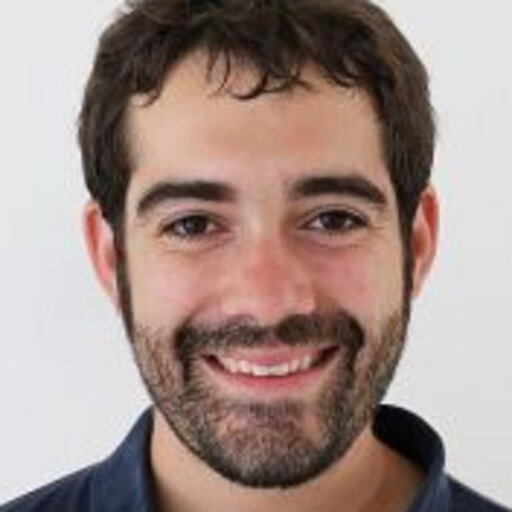
//> input picture Lab3/image.jpg, 512 x 512 px
$ ./lab3 image.jpg   (built with g++ and OpenCV 4)
//> lines starting //> are read from the running program, lines starting //| are printed output that depends on the picture
#include <opencv2/opencv.hpp>
#include <iostream>

using namespace cv;
using namespace std;


Mat to442_grayscale(Mat image, uint16_t num_rows, uint16_t num_cols) {
    cv::Mat grayImage(num_rows, num_cols, CV_8UC1);

    for(int row = 0; row < num_rows; row++) {
        for(int col = 0; col < num_cols; col++) {
            cv::Vec3b pixel = image.at<cv::Vec3b>(row, col);

            int blue = pixel[0];
            int green = pixel[1];
            int red = pixel[2];

            float gray = 0.2126 * red + 0.7152 * green + 0.0722 * blue;
            grayImage.at<uchar>(row, col) = gray;
        }
    }
    return grayImage;
}

Mat to442_sobel(Mat grayImage, uint16_t num_rows, uint16_t num_cols) {

    cv::Mat sobelImage(num_rows - 2, num_cols - 2, CV_8UC1); // Subtract two because are ignoring the edges


    // Iterate through the image while ignoring the edges
    for (int row = 1; row < num_rows - 1; row++) {
        for (int col = 1; col < num_cols - 1; col++) {
            // Gets the pixel values from the grayImage
            uint16_t top_left = grayImage.at<uchar>(row - 1, col - 1);
            uint16_t top_middle = grayImage.at<uchar>(row - 1, col);
            uint16_t top_right = grayImage.at<uchar>(row - 1, col + 1);
            uint16_t left = grayImage.at<uchar>(row, col - 1);
            uint16_t middle = grayImage.at<uchar>(row, col);
            uint16_t right = grayImage.at<uchar>(row, col + 1);
            uint16_t bottom_left = grayImage.at<uchar>(row + 1, col - 1);
            uint16_t bottom_middle = grayImage.at<uchar>(row + 1, col);
            uint16_t bottom_right = grayImage.at<uchar>(row, col + 1);

            // Calculate value in the Gx matrix
            uint16_t gx_total = (-1 * top_left) + (0 * top_middle) + (1 * top_right) +
                                (-2 * left) + (0 * middle) + (2 * right) +
                                (-1 * bottom_left) + (0 * bottom_middle) + (1 * bottom_right);

            // Get absolute value
            if (gx_total < 0) {
                gx_total = -1 * gx_total;
            }

             // Calculate value in the Gy matrix
            uint16_t gy_total = (1 * top_left) + (2 * top_middle) + (1 * top_right) +
                                (0 * left) + (0 * middle) + (0 * right) +
                                (-1 * bottom_left) + (-2 * bottom_middle) + (-1 * bottom_right);

            // Get absolute value
            if (gy_total < 0) {
                gy_total = -1 * gy_total;
            }

            // Checks overflow
            uint16_t total = gx_total + gy_total;
            if (total > 255) {
                total = 255;
            }

            sobelImage.at<uchar>(row - 1, col - 1) = total;
        }
    }

    return sobelImage;
}

int main(int argc, char* argv[]) {
    // Case: valid number of arguments
    if (argc == 2) {
        Mat image = cv::imread(argv[1]); // Reads the image
//> image is the input picture: 512 rows x 512 cols, CV_8UC3; mean B, G, R 137.4, 143.4, 163

        // Case: image does not exist
        if (image.empty()) {
            std::cout << "Image does not exist\n";
            return -1;
        }

        uint16_t num_rows = image.rows;
//> num_rows = 512
        uint16_t num_cols = image.cols;
//> num_cols = 512

        Mat grayImage = to442_grayscale(image, num_rows, num_cols);
//> after the loop in to442_grayscale, `for(int row = 0; row < num_rows; row++)`:
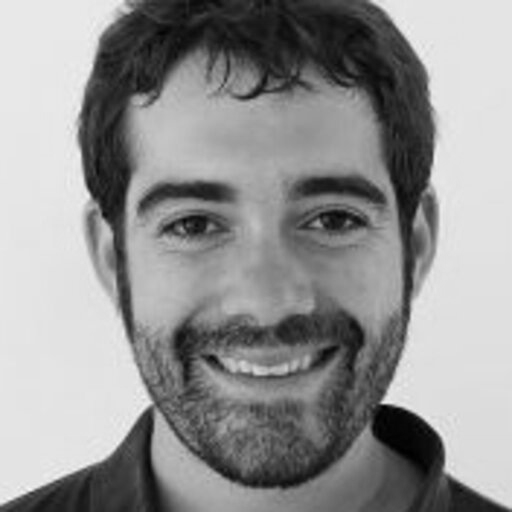
//> grayImage: 512 rows x 512 cols, CV_8UC1; min 0, max 246, mean 146.7
        Mat sobelImage = to442_sobel(grayImage, num_rows, num_cols);
//> after the loop in to442_sobel, `for (int row = 1; row < num_rows - 1; row++)`:
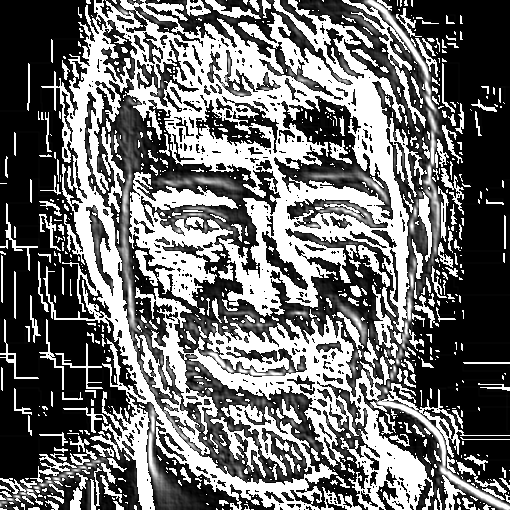
//> sobelImage: 510 rows x 510 cols, CV_8UC1; min 0, max 255, mean 109.8

        cv::imshow("Image", sobelImage); // Displays the image

        waitKey(0); // Waits to close the new tab before exitting
        return 0;
//> (the program exits here)
